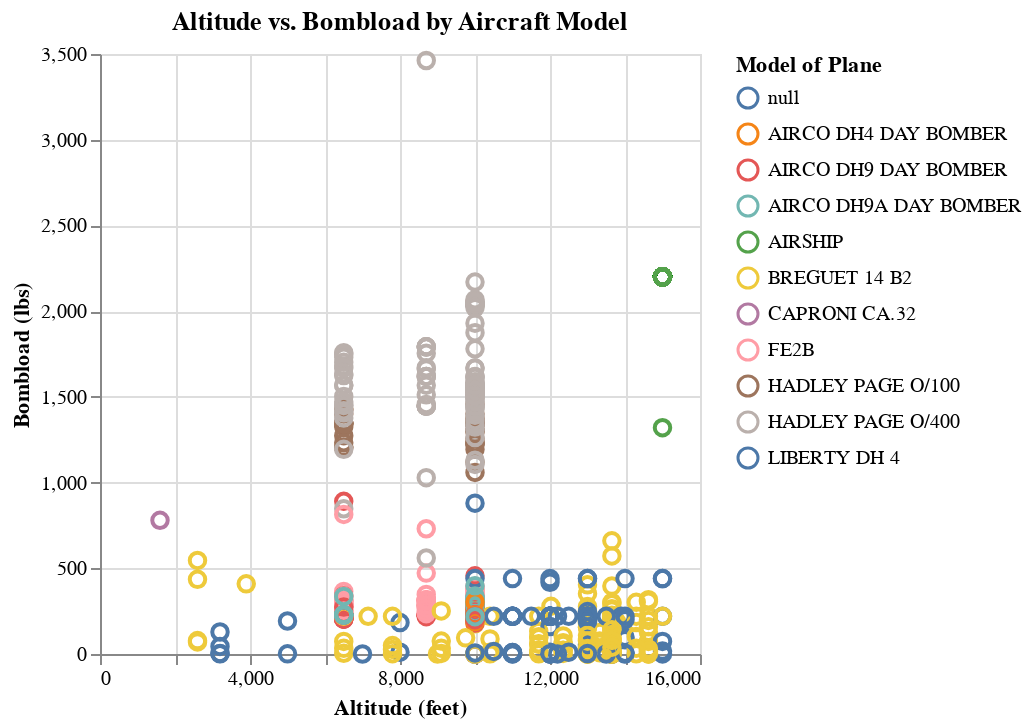

Here is the notebook cell this chart was saved with:
### Code cell
chart_scatter = alt.Chart(df).mark_point(opacity=0.5, size=60).encode(
    x=alt.X('ALTITUDE:Q', title='Altitude (feet)'),
    y=alt.Y('BOMBLOAD:Q', title='Bombload (lbs)'),
    color=alt.Color('MDS:N', legend=alt.Legend(title="Model of Plane")),
    tooltip=['MDS', 'ALTITUDE', 'BOMBLOAD']
).properties(
    title="Altitude vs. Bombload by Aircraft Model"
)
legend_selection = alt.selection_point(fields=['MDS'], bind='legend')

chart_scatter = alt.Chart(df).mark_point(size=60, opacity=0.5).encode(
    x=alt.X('ALTITUDE:Q', title='Altitude (feet)'),
    y=alt.Y('BOMBLOAD:Q', title='Bombload (lbs)'),
    color=alt.Color('MDS:N', legend=alt.Legend(title="Model of Plane")),
    tooltip=['MDS', 'ALTITUDE', 'BOMBLOAD'],
    opacity=alt.condition(legend_selection, alt.value(1), alt.value(0))
).add_params(
    legend_selection
).properties(
    title="Altitude vs. Bombload by Aircraft Model"
)

chart_scatter

### Figure 1 — Vega-Lite specification as saved in the notebook (floating-point values rounded to 4 significant figures; data arrays with more than 128 entries replaced by an {"elided": "..."} marker saying what was removed)
{"config": {"view": {"continuousWidth": 300, "continuousHeight": 300}}, "data": {"name": "data-7872c3da6415f5889725641723c08768"}, "mark": {"type": "point", "opacity": 0.5, "size": 60}, "encoding": {"color": {"field": "MDS", "legend": {"title": "Model of Plane"}, "type": "nominal"}, "opacity": {"condition": {"param": "param_43", "value": 1}, "value": 0}, "tooltip": [{"field": "MDS", "type": "nominal"}, {"field": "ALTITUDE", "type": "quantitative"}, {"field": "BOMBLOAD", "type": "quantitative"}], "x": {"field": "ALTITUDE", "title": "Altitude (feet)", "type": "quantitative"}, "y": {"field": "BOMBLOAD", "title": "Bombload (lbs)", "type": "quantitative"}}, "params": [{"name": "param_43", "select": {"type": "point", "fields": ["MDS"]}, "bind": "legend"}], "title": "Altitude vs. Bombload by Aircraft Model", "$schema": "https://vega.github.io/schema/vega-lite/v5.16.3.json", "datasets": {"data-7872c3da6415f5889725641723c08768": {"elided": "1441 records"}}}
